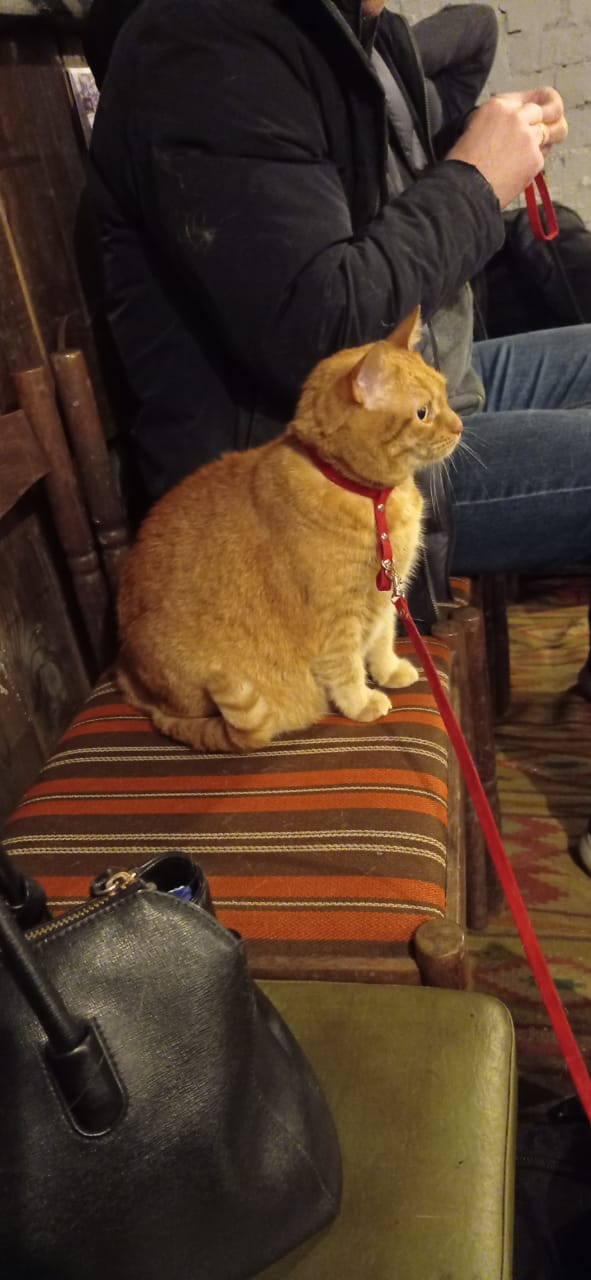
#> input picture Emulation/Easy/CompColor/cat.jpg, 591 x 1280 px
$ python comp.py cat.jpg cat.jpg
#> lines starting #> are read from the running program, lines starting #| are printed output that depends on the picture
import sys
from PIL import Image
import numpy as np


def hilo(r, g, b):
    """Function to return the highest and lowest value of a given color

    Args:
        r (int_): red color component
        g (int): green color component
        b (int): blue color component
    """
    if b < g:
        g, b = b, g
    if g < r:
        r, g = g, r
    if b < g:
        g, b = b, g
    return r + b


def complement(r, g, b):
    """Function to return the complimentary color of a given color

    Args:
        r (int_): red color component
        g (int): green color component
        b (int): blue color component

    Returns:
        tuple: tuple of complimentary color
    """
    temp = hilo(r, g, b)
    return tuple(temp - u for u in (r, g, b))


def complement_image(input_name, output_name):
    """Function to generate complimentary image

    Args:
        input_name (image path): path to input image
        output_name (image path): path to output image
    """
#> called with input_name = 'cat.jpg', output_name = 'cat.jpg'
    img = Image.open(input_name)
#> img is the input picture: PIL image 591x1280 RGB; mean R, G, B 79.2, 57.3, 40.8
    in_data = np.asarray(img)

    lo = np.amin(in_data, axis=2, keepdims=True)
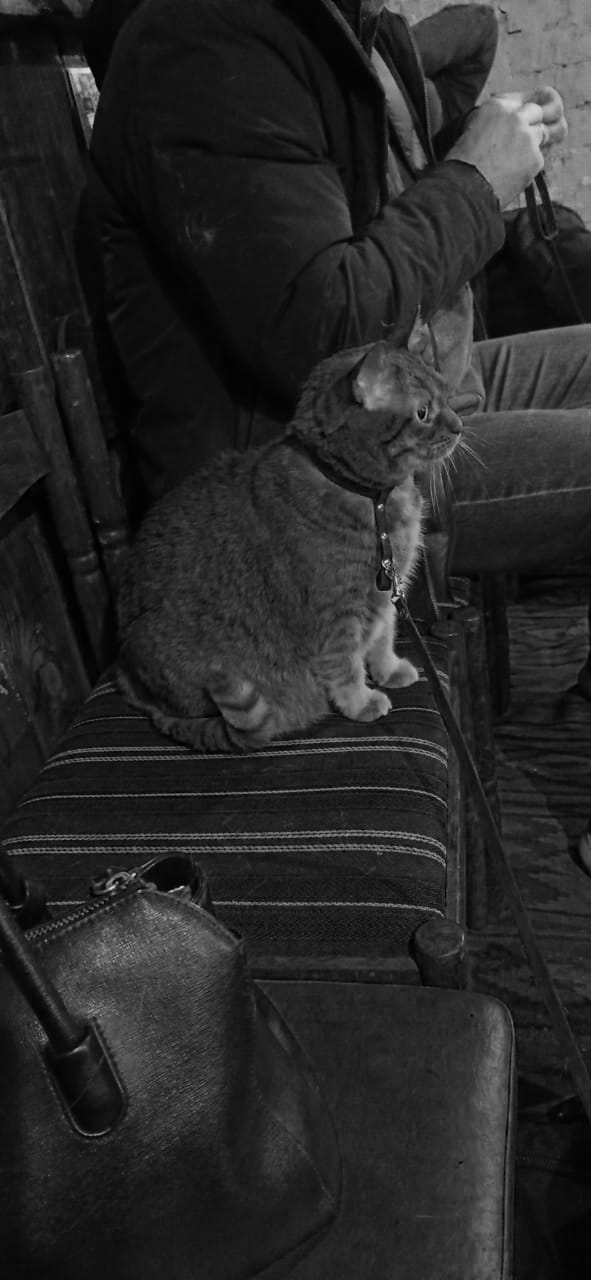
#> lo: shape (1280, 591, 1); min 0, max 239, mean 39.5
    hi = np.amax(in_data, axis=2, keepdims=True)
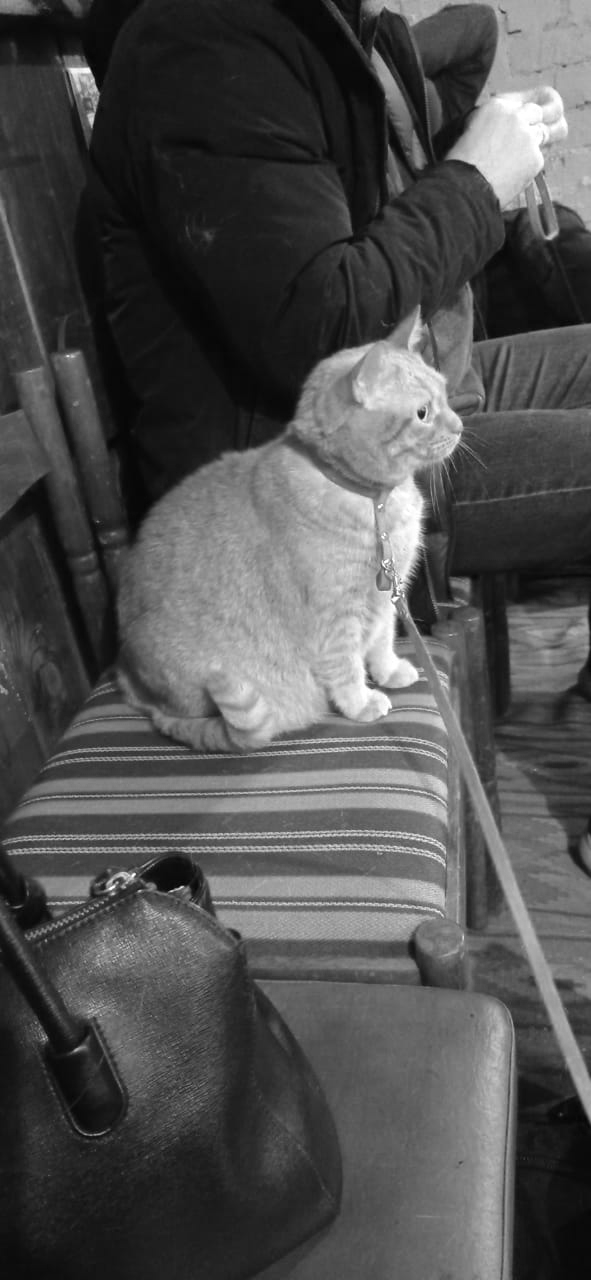
#> hi: shape (1280, 591, 1); min 3, max 255, mean 79.7

    out_data = (lo + hi) - in_data
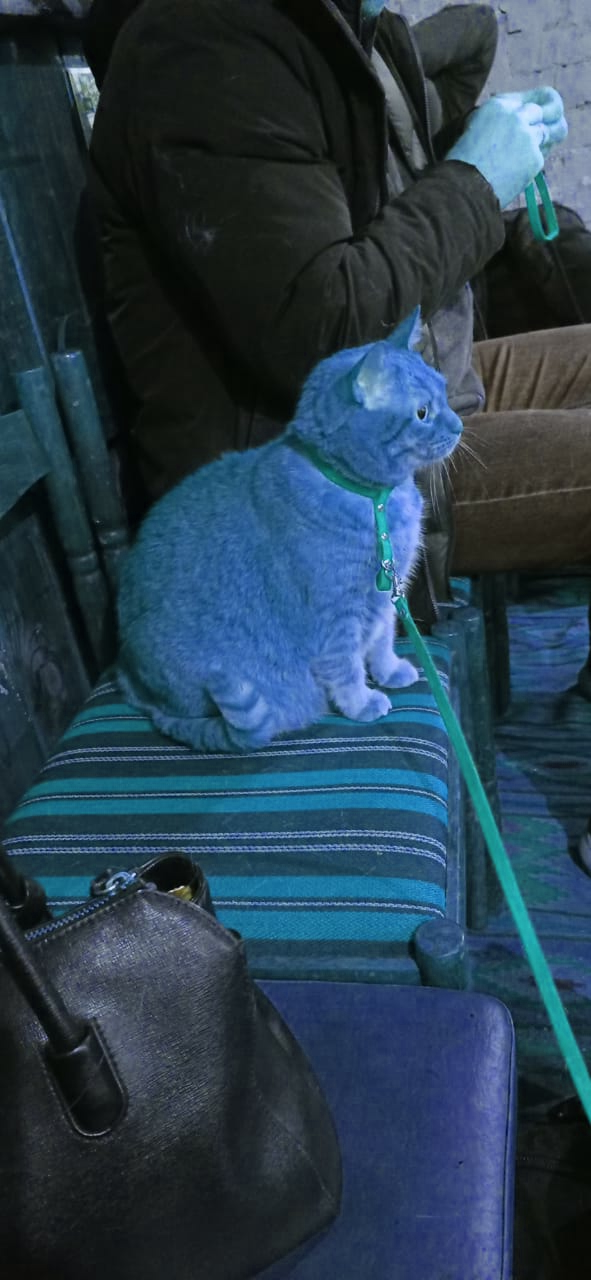
#> out_data: shape (1280, 591, 3); mean R, G, B 40.1, 62, 78.5
    out_img = Image.fromarray(out_data)
    out_img.save(output_name)


def main():
    """Function to run the program"""
    if len(sys.argv) == 3:
        complement_image(sys.argv[1], sys.argv[2])
    else:
        print("Usage: python comp.py <input file> <output file>")
        print("Example: python comp.py in.png out.png")


if __name__ == "__main__":
    main()
